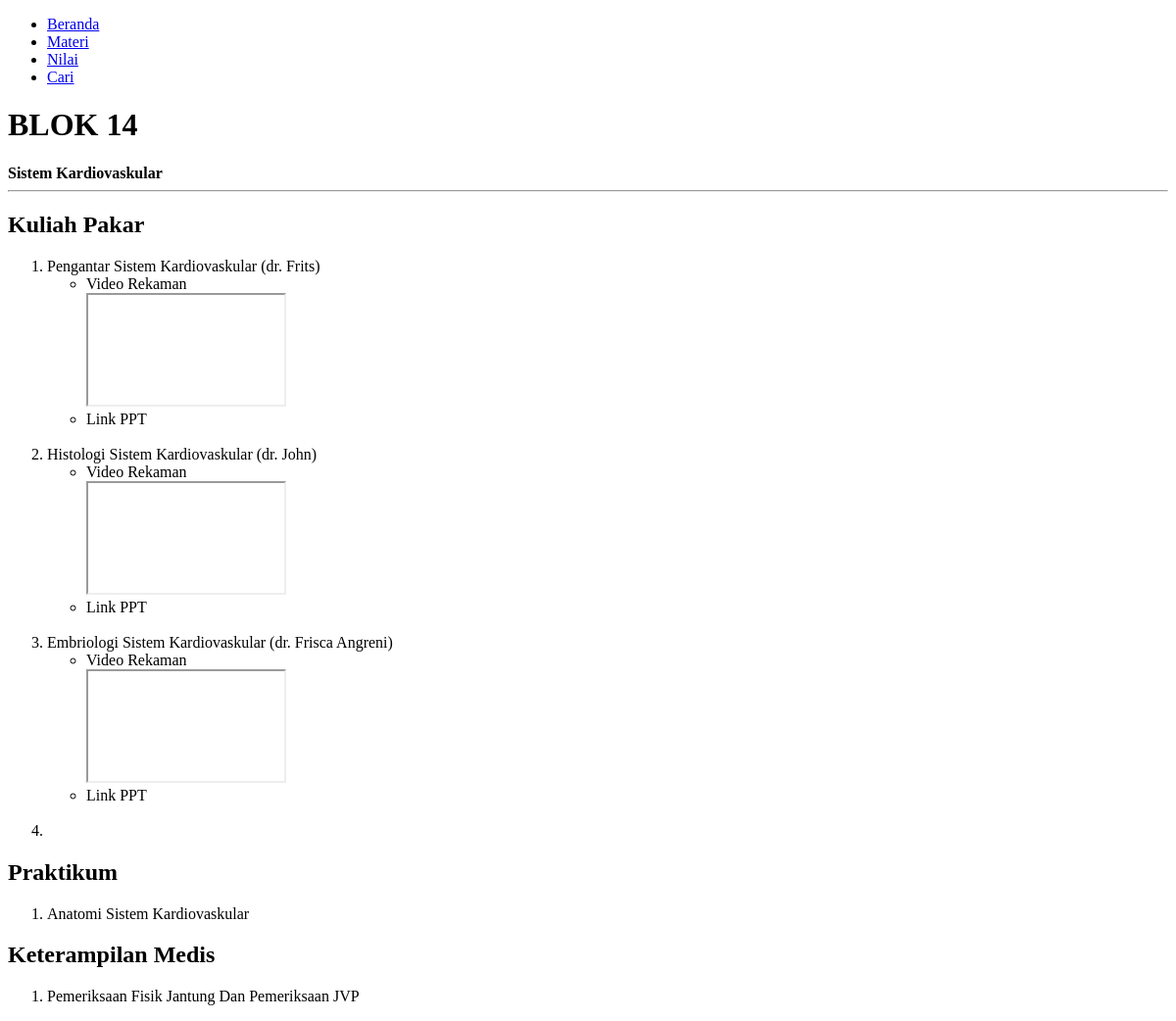
The app's page /materi/blok-14/ (signed in) with its own data.
### fkuki2019/models.py (models this page shows, shortened)
class Materi(models.Model):
    title = models.CharField(max_length=255, default='')
    description = models.CharField(max_length=255, default='')
    kuliahpakar = HTMLField(default='')
    praktikum = HTMLField(default='')
    keterampilanmedis = HTMLField(default='')
    slug = models.SlugField(null=False, unique=True)

### fkuki2019/views.py (the view)
# urls.py: path('materi/<slug:slug>/', fkuki2019_views.materi_detail, name='materi_detail'),
@login_required(login_url='/akun/login/')
def materi_detail(request, slug=None):
    materi = get_object_or_404(Materi, slug=slug)
    return render(request, 'fkuki2019/materi-detail.html', {'materi': materi})

### fkuki2019/templates/fkuki2019/materi-detail.html (shortened to what this page needs)
{% extends 'main/base.html' %}
{% block content %}
<h1>{{ materi.title }}</h1>
<strong>{{ materi.description }}</strong>
<hr>
<h2>Kuliah Pakar</h2>
<p>{{ materi.kuliahpakar | safe }}</p>
<h2>Praktikum</h2>
<p>{{ materi.praktikum | safe }}</p>
<h2>Keterampilan Medis</h2>
<p>{{ materi.keterampilanmedis | safe }}</p>
{% endblock %}

### main/templates/main/base.html (shortened to what this page needs)
{% load static %}
<!DOCTYPE html>
<html lang="en">
<head>
    <link rel="stylesheet" href="{% static 'main/css/site.css' %}">
</head>
<body>
    {% if user.is_authenticated %}
    <ul>
        <li><a href="{% url 'index' %}">Beranda</a></li>
        <li><a href="{% url 'materi' %}">Materi</a></li>
        <li><a href="{% url 'nilai' %}">Nilai</a></li>
        <li><a href="{% url 'cari' %}">Cari</a></li>
    </ul>
    {% endif %}
    {% block content %} {% endblock %}
    <link rel="stylesheet" href="{% static 'main/js/app.js' %}">
</body>
</html>

### records on screen
Materi: title "BLOK 14", description "Sistem Kardiovaskular", kuliahpakar "Pengantar Sistem Kardiovaskular (dr. Frits) Video Rekaman Link PPT Histologi Sistem Kardiovaskular (dr. John) Video Rekaman Link PPT Embriologi Sistem Kardiovaskular (dr. Frisca Angreni) Video Rekaman Link PPT", praktikum "Anatomi Sistem Kardiovaskular", keterampilanmedis "Pemeriksaan Fisik Jantung Dan Pemeriksaan JVP"
